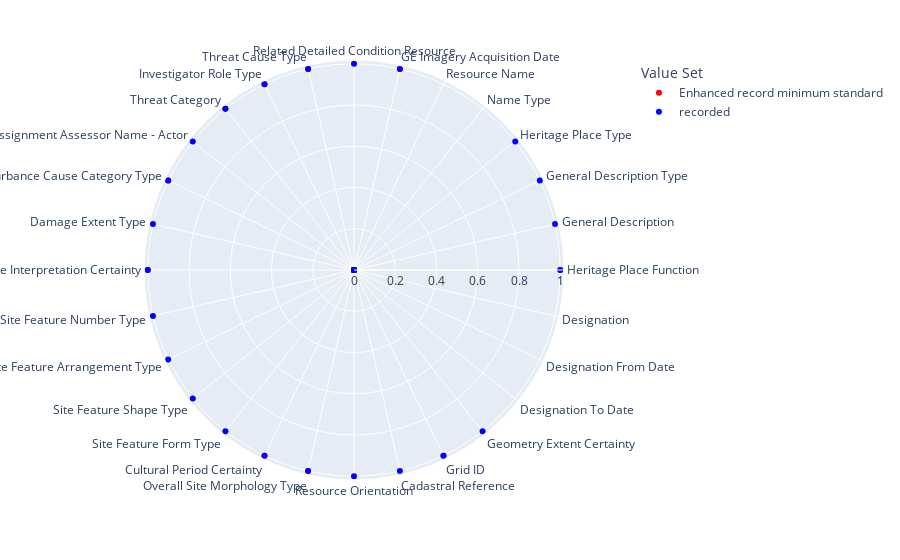

The cell this chart's notebook holds for it:
### Code cell
import plotly.express as px
df = px.data.wind()
# fig = px.scatter_polar(df, r="frequency", theta="direction")
colors = {'recorded': 'blue', 'Enhanced record minimum standard': 'red'}
fig = px.scatter_polar(melted_df, r='Value', theta='field', color = 'Value Set', color_discrete_map = colors)
fig.show()

### Figure 1 — Plotly figure (JSON) as saved in the notebook; plotly's stock layout.template omitted (floating-point values rounded to 4 significant figures)
{"data": [{"hovertemplate": "Value Set=Enhanced record minimum standard<br>Value=%{r}<br>field=%{theta}<extra></extra>", "legendgroup": "Enhanced record minimum standard", "marker": {"color": "red", "symbol": "circle"}, "mode": "markers", "name": "Enhanced record minimum standard", "r": [0, 1, 0, 0, 0, 0, 0, 1, 0, 0, 0, 0, 1, 0, 0, 1, 1, 0, 0, 0, 0, 1, 0, 1, 0, 1, 1, 1], "showlegend": true, "subplot": "polar", "theta": ["Related Detailed Condition Resource", "GE Imagery Acquisition Date", "Resource Name", "Name Type", "Heritage Place Type", "General Description Type", "General Description", "Heritage Place Function", "Designation", "Designation From Date", "Designation To Date", "Geometry Extent Certainty", "Grid ID", "Cadastral Reference", "Resource Orientation", "Overall Site Morphology Type", "Cultural Period Certainty", "Site Feature Form Type", "Site Feature Shape Type", "Site Feature Arrangement Type", "Site Feature Number Type", "Site Feature Interpretation Certainty", "Damage Extent Type", "Disturbance Cause Category Type", "Disturbance Cause Assignment Assessor Name - Actor", "Threat Category", "Investigator Role Type", "Threat Cause Type"], "type": "scatterpolar"}, {"hovertemplate": "Value Set=recorded<br>Value=%{r}<br>field=%{theta}<extra></extra>", "legendgroup": "recorded", "marker": {"color": "blue", "symbol": "circle"}, "mode": "markers", "name": "recorded", "r": [1, 1, 1, 0, 0, 1, 1, 1, 1, 0, 0, 0, 1, 1, 1, 1, 1, 1, 1, 1, 1, 1, 1, 1, 1, 1, 1, 1], "showlegend": true, "subplot": "polar", "theta": ["Investigator Role Type", "Threat Category", "GE Imagery Acquisition Date", "Resource Name", "Name Type", "Heritage Place Type", "General Description Type", "General Description", "Heritage Place Function", "Designation", "Designation From Date", "Designation To Date", "Geometry Extent Certainty", "Threat Cause Type", "Grid ID", "Resource Orientation", "Overall Site Morphology Type", "Cultural Period Certainty", "Site Feature Form Type", "Site Feature Shape Type", "Site Feature Arrangement Type", "Site Feature Number Type", "Site Feature Interpretation Certainty", "Damage Extent Type", "Disturbance Cause Category Type", "Disturbance Cause Assignment Assessor Name - Actor", "Cadastral Reference", "Related Detailed Condition Resource"], "type": "scatterpolar"}], "layout": {"legend": {"title": {"text": "Value Set"}, "tracegroupgap": 0}, "margin": {"t": 60}, "polar": {"angularaxis": {"direction": "clockwise", "rotation": 90}, "domain": {"x": [0, 1], "y": [0, 1]}}}}
